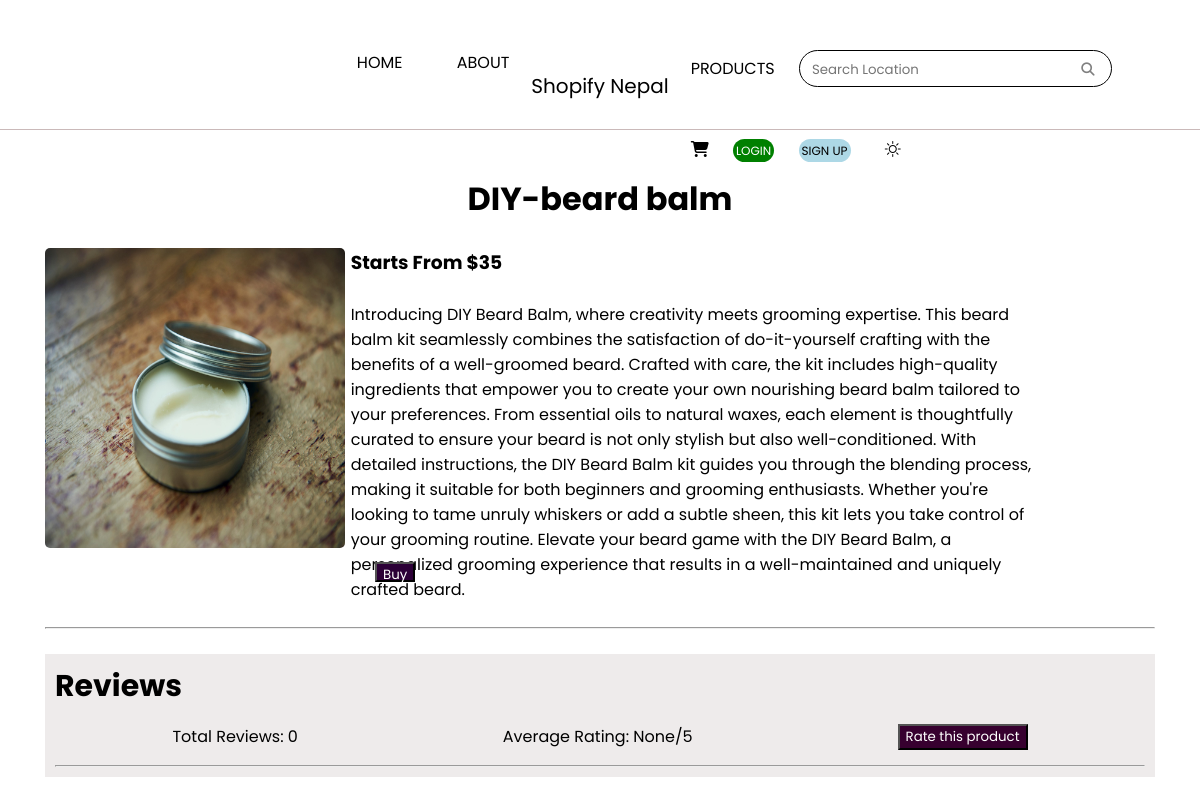
Page /3/destination_details on the committed database.
### stroll1/models.py (models this page shows)
class Destination(models.Model):
    id = models.AutoField(primary_key=True)
    name = models.CharField(max_length=100)
    description = models.CharField(max_length=1000)
    price = models.FloatField()
    img = models.ImageField(upload_to="pics", null=True)
    def __str__(self):
        return self.name
    @property
    def imageUrl(self):
        try:
            url = self.img.url
        except:
            url = ''
        return url

### stroll1/views.py (the view)
# urls.py: path("<dest_id>/destination_details", views.destination_details, name="destination_details"),
def destination_details(request, dest_id):
    if Destination.objects.filter(id=dest_id).exists():
        destination = Destination.objects.get(id=dest_id)
        reviews = Rating.objects.filter(destination=destination)
        avg_reviews = reviews.aggregate(Avg('rating'))
        reviews_count = reviews.count()
    user = request.user
    print(user, destination)
    count=0
    context = {'destination': destination, 'reviews_count': reviews_count, 'avg_reviews': avg_reviews, 'reviews':reviews, 'count': count}
    return render(request, 'destination_details.html', context)

### Templates/destination_details.html (shortened to what this page needs)
{% extends 'base.html'%} {% load static %} {% static "images" as baseUrl %}
    {% block content %}
    <div class="first">
        <h1 style="text-align: center;">{{destination.name}}</h1><br>
        <div class="dest-full-detail" style="position:relative">
            <div class="ig dest">
                <img class="blog-img" src="{{destination.imageUrl}}" alt="" width="300" height="300" style="border-radius: 5px;">
            </div>
            <div style="width: 60px;"></div>
            <div>
                <h3><b>Starts From  $35</b></h3>
            <br>
            <p>{{destination.description}}</p>
            </div>
            <a href="{% url 'payment' destination.id %}"><button class="buy-button" style = "height:20px; background: #2c0037;position:absolute; bottom:20px; left:330px;color:white;">Buy</button></a>
        </div>
        <br>
        <hr>
        <br>
        <div style="background: rgb(238, 235, 235); padding: 10px;">
            <h2 style="font-size: 30px;">Reviews</h2>
        <div class="rev-block">
            <div class="reviews_count">
                Total Reviews: {{reviews_count}}
            </div>
            <div class="averge">
                Average Rating: {{avg_reviews.rating__avg}}/5
            </div>
            {% if count == 0 %}
                <button class="rate-btn"><a href="{%url 'rating' destination.id%}">Rate this product</a></button>
            {% endif %}
        </div>
        <hr>
        </div>
    {% endblock %}

### static/css/style.css (style rules this page uses)
* { margin: 0; box-sizing: border-box; font-family: 'Poppins', sans-serif; scroll-behavior: smooth; }
body { overflow-x: hidden; }
a { text-decoration: none; }
.first { padding: 45px; }
.ig { display: flex; justify-content: center; }
.dest-full-detail { display: flex; justify-content: center; width: 90%; }
.rev-block { padding: 15px; display: flex; justify-content: space-around }
.rev-block div { margin-left 40px; }
.rev-block a { color: white; }
.rate-btn { background-color: #37002f; color: white; }

### rows in the picture
Destination: name "DIY-beard balm", imageUrl (picture), description "Introducing DIY Beard Balm, where creativity meets grooming expertise. This beard balm kit seamlessly combines the satisfaction of do-it-yourself crafting with the benefits of a well-groomed beard. Crafted with care, the kit includes high-quality ingredients that empower you to create your own nourishing beard balm tailored to your preferences. From essential oils to natural waxes, each element is thoughtfully curated to ensure your beard is not only stylish but also well-conditioned. With detailed instructions, the DIY Beard Balm kit guides you through the blending process, making it suitable for both beginners and grooming enthusiasts. Whether you're looking to tame unruly whiskers or add…"

### other values in the picture
{{ reviews_count }} "0"
{{ avg_reviews.rating__avg }} "None"
